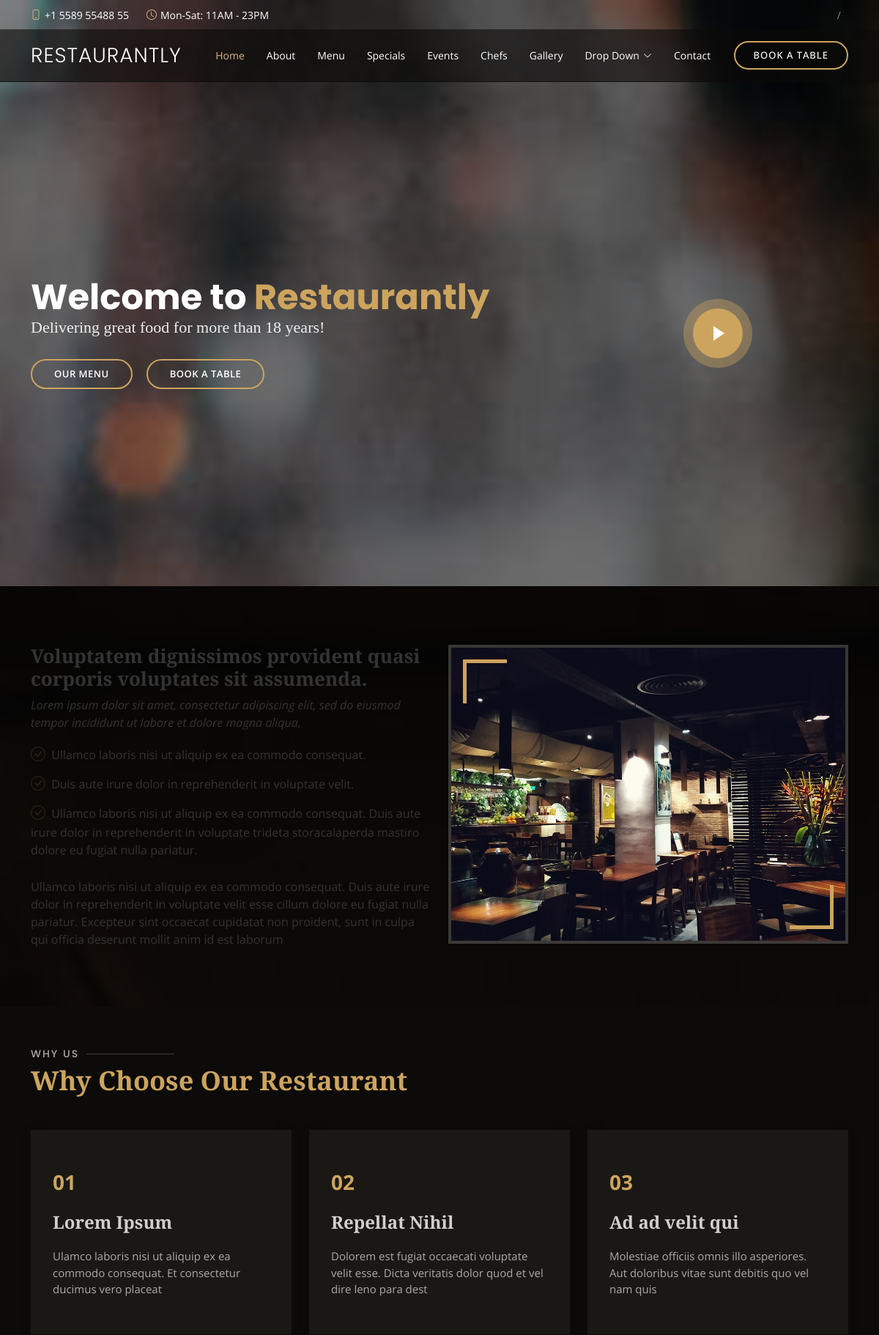
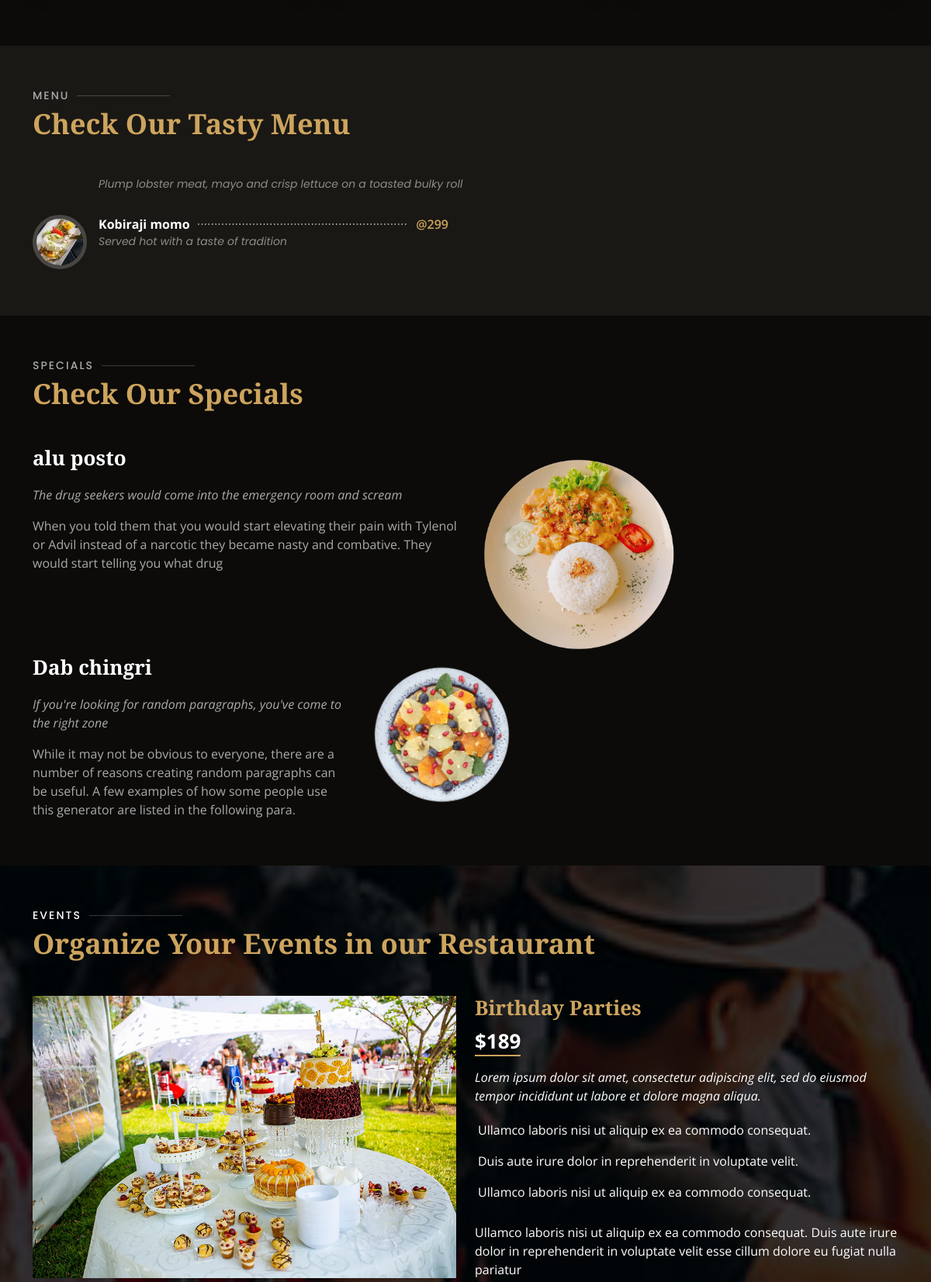
The page / (upper part) on the database its author committed (2 pictures, top to bottom).
### formapp/models.py (models this page shows, shortened)
class menu(models.Model):
    name = models.CharField(max_length=19)
    desc = models.TextField(max_length=50)
    img = models.ImageField(default="none",upload_to="menu_pics")
    price = models.CharField(max_length=10)

class specials(models.Model):
    id= models.IntegerField(primary_key=True)
    name = models.CharField(max_length=19)
    short_desc = models.TextField(max_length=70)
    big_desc = models.TextField(max_length=200)
    img = models.ImageField(default="none", upload_to="special_pics")

### RESTRA/views.py (the view)
# urls.py: path('',views.index,name='index'),
def index(request):
    menus = menu.objects.all()
    special_items = specials.objects.all()
    gallery_item = Gallery.objects.all()
    return render(request,'index.html',{"menu":menus,'special_items':special_items,'gallery_items':gallery_item})

### templates/index.html (shortened to what this page needs)
<!DOCTYPE html>
<html lang="en">
{% load static %}
<head>
  <link href="{% static 'assets/vendor/animate.css/animate.min.css' %}" rel="stylesheet">
  <link href="{% static 'assets/vendor/aos/aos.css' %}" rel="stylesheet">
  <link href="{% static 'assets/vendor/bootstrap/css/bootstrap.min.css' %}" rel="stylesheet">
  <link href="{% static 'assets/vendor/bootstrap-icons/bootstrap-icons.css' %}" rel="stylesheet">
  <link href="{% static 'assets/vendor/boxicons/css/boxicons.min.css' %}" rel="stylesheet">
  <link href="{% static 'assets/vendor/glightbox/css/glightbox.min.css' %}" rel="stylesheet">
  <link href="{% static 'assets/vendor/swiper/swiper-bundle.min.css' %}" rel="stylesheet">
  <link href="{% static 'assets/css/style.css' %}" rel="stylesheet">
</head>
<body>
  <div id="topbar" class="d-flex align-items-center fixed-top">
    <div class="container d-flex justify-content-center justify-content-md-between">
      <div class="contact-info d-flex align-items-center">
        <i class="bi bi-phone d-flex align-items-center"><span>+1 5589 55488 55</span></i>
        <i class="bi bi-clock d-flex align-items-center ms-4"><span> Mon-Sat: 11AM - 23PM</span></i>
      </div>
      <div class="languages d-none d-md-flex align-items-center">
        <ul>
          <li><a href="#"></a></li>
        </ul>
      </div>
    </div>
  </div>
  <header id="header" class="fixed-top d-flex align-items-cente">
    <div class="container-fluid container-xl d-flex align-items-center justify-content-lg-between">
      <h1 class="logo me-auto me-lg-0"><a href="{% static 'index.html' %}">Restaurantly</a></h1>
      <nav id="navbar" class="navbar order-last order-lg-0">
        <ul>
          <li><a class="nav-link scrollto active" href="#hero">Home</a></li>
          <li><a class="nav-link scrollto" href="#about">About</a></li>
          <li><a class="nav-link scrollto" href="#menu">Menu</a></li>
          <li><a class="nav-link scrollto" href="#specials">Specials</a></li>
          <li><a class="nav-link scrollto" href="#events">Events</a></li>
          <li><a class="nav-link scrollto" href="#chefs">Chefs</a></li>
          <li><a class="nav-link scrollto" href="#gallery">Gallery</a></li>
          <li class="dropdown"><a href="#"><span>Drop Down</span> <i class="bi bi-chevron-down"></i></a>
          </li>
          <li><a class="nav-link scrollto" href="#contact">Contact</a></li>
        </ul>
      </nav>
      <a href="#book-a-table" class="book-a-table-btn scrollto d-none d-lg-flex">Book a table</a>
    </div>
  </header>
  <section id="hero" class="d-flex align-items-center">
    <div class="container position-relative text-center text-lg-start" data-aos="zoom-in" data-aos-delay="100">
      <div class="row">
        <div class="col-lg-8">
          <h1>Welcome to <span>Restaurantly</span></h1>
          <h2>Delivering great food for more than 18 years!</h2>
          <div class="btns">
            <a href="#menu" class="btn-menu animated fadeInUp scrollto">Our Menu</a>
            <a href="#book-a-table" class="btn-book animated fadeInUp scrollto">Book a Table</a>
          </div>
        </div>
        <div class="col-lg-4 d-flex align-items-center justify-content-center position-relative" data-aos="zoom-in" data-aos-delay="200">
          <a href="https://www.youtube.com/watch?v=u6BOC7CDUTQ" class="glightbox play-btn"></a>
        </div>
      </div>
    </div>
  </section>
  <main id="main">
    <section id="about" class="about">
      <div class="container" data-aos="fade-up">
        <div class="row">
          <div class="col-lg-6 order-1 order-lg-2" data-aos="zoom-in" data-aos-delay="100">
            <div class="about-img">
              <img src="{% static 'assets/img/about.jpg' %}" alt="">
            </div>
          </div>
          <div class="col-lg-6 pt-4 pt-lg-0 order-2 order-lg-1 content">
            <h3>Voluptatem dignissimos provident quasi corporis voluptates sit assumenda.</h3>
            <p class="fst-italic">
              Lorem ipsum dolor sit amet, consectetur adipiscing elit, sed do eiusmod tempor incididunt ut labore et dolore
              magna aliqua.
            </p>
            <ul>
              <li><i class="bi bi-check-circle"></i> Ullamco laboris nisi ut aliquip ex ea commodo consequat.</li>
              <li><i class="bi bi-check-circle"></i> Duis aute irure dolor in reprehenderit in voluptate velit.</li>
              <li><i class="bi bi-check-circle"></i> Ullamco laboris nisi ut aliquip ex ea commodo consequat. Duis aute irure dolor in reprehenderit in voluptate trideta storacalaperda mastiro dolore eu fugiat nulla pariatur.</li>
            </ul>
            <p>
              Ullamco laboris nisi ut aliquip ex ea commodo consequat. Duis aute irure dolor in reprehenderit in voluptate
              velit esse cillum dolore eu fugiat nulla pariatur. Excepteur sint occaecat cupidatat non proident, sunt in
              culpa qui officia deserunt mollit anim id est laborum
            </p>
          </div>
        </div>
      </div>
    </section>
    <section id="why-us" class="why-us">
      <div class="container" data-aos="fade-up">
        <div class="section-title">
          <h2>Why Us</h2>
          <p>Why Choose Our Restaurant</p>
        </div>
        <div class="row">
          <div class="col-lg-4">
            <div class="box" data-aos="zoom-in" data-aos-delay="100">
              <span>01</span>
              <h4>Lorem Ipsum</h4>
              <p>Ulamco laboris nisi ut aliquip ex ea commodo consequat. Et consectetur ducimus vero placeat</p>
            </div>
          </div>
          <div class="col-lg-4 mt-4 mt-lg-0">
            <div class="box" data-aos="zoom-in" data-aos-delay="200">
              <span>02</span>
              <h4>Repellat Nihil</h4>
              <p>Dolorem est fugiat occaecati voluptate velit esse. Dicta veritatis dolor quod et vel dire leno para dest</p>
            </div>
          </div>
          <div class="col-lg-4 mt-4 mt-lg-0">
            <div class="box" data-aos="zoom-in" data-aos-delay="300">
              <span>03</span>
              <h4> Ad ad velit qui</h4>
              <p>Molestiae officiis omnis illo asperiores. Aut doloribus vitae sunt debitis quo vel nam quis</p>
            </div>
          </div>
        </div>
      </div>
    </section>
    <section id="menu" class="menu section-bg">
      <div class="container" data-aos="fade-up">
        <div class="section-title">
          <h2>Menu</h2>
          <p>Check Our Tasty Menu</p>
        </div>
{% for item in menu %}
        <div class="row menu-container" data-aos="fade-up" data-aos-delay="200">
          <div class="col-lg-6 menu-item filter-starters">
            <img src="{{item.img.url}}" class="menu-img" alt="">
            <div class="menu-content">
              <a href="#">{{item.name}}</a><span>@{{item.price}}</span>
            </div>
            <div class="menu-ingredients">
              {{item.desc}}
            </div>
          </div>
          {% endfor %}
            <div class="menu-ingredients">
              Plump lobster meat, mayo and crisp lettuce on a toasted bulky roll
            </div>
          </div>
        </div>
    </section>
    <section id="specials" class="specials">
      <div class="container" data-aos="fade-up">
        <div class="section-title">
          <h2>Specials</h2>
          <p>Check Our Specials</p>
        </div>
{% for item in special_items %}
          <div class="col-lg-9 mt-4 mt-lg-0">
            <div class="tab-content">
              <div class="tab-pane active show" id="tab-{{item.id}}">
                <div class="row">
                  <div class="col-lg-8 details order-2 order-lg-1">
                    <h3>{{item.name}}</h3>
                    <p class="fst-italic">{{item.short_desc}}</p>
                    <p>{{item.big_desc}}</p>
                  </div>
                  <div class="col-lg-4 text-center order-1 order-lg-2">
                    <img src="{{item.img.url}}" alt="" class="img-fluid">
                  </div>
                </div>
              </div>
              {% endfor %}
            </div>
          </div>
        </div>
    </section>
    <section id="events" class="events">
      <div class="container" data-aos="fade-up">
        <div class="section-title">
          <h2>Events</h2>
          <p>Organize Your Events in our Restaurant</p>
        </div>
        <div class="events-slider swiper" data-aos="fade-up" data-aos-delay="100">
          <div class="swiper-wrapper">
            <div class="swiper-slide">
              <div class="row event-item">
                <div class="col-lg-6">
                  <img src="{% static 'assets/img/event-birthday.jpg' %}" class="img-fluid" alt="">
                </div>
                <div class="col-lg-6 pt-4 pt-lg-0 content">
                  <h3>Birthday Parties</h3>
                  <div class="price">
                    <p><span>$189</span></p>
                  </div>
                  <p class="fst-italic">
                    Lorem ipsum dolor sit amet, consectetur adipiscing elit, sed do eiusmod tempor incididunt ut labore et dolore
                    magna aliqua.
                  </p>
                  <ul>
                    <li><i class="bi bi-check-circled"></i> Ullamco laboris nisi ut aliquip ex ea commodo consequat.</li>
                    <li><i class="bi bi-check-circled"></i> Duis aute irure dolor in reprehenderit in voluptate velit.</li>
                    <li><i class="bi bi-check-circled"></i> Ullamco laboris nisi ut aliquip ex ea commodo consequat.</li>
                  </ul>
                  <p>
                    Ullamco laboris nisi ut aliquip ex ea commodo consequat. Duis aute irure dolor in reprehenderit in voluptate
                    velit esse cillum dolore eu fugiat nulla pariatur
                  </p>
                </div>
              </div>
            </div>
            <div class="swiper-slide">
              <div class="row event-item">
                <div class="col-lg-6">
                </div>
              </div>
            </div>
            <div class="swiper-slide">
              <div class="row event-item">
                <div class="col-lg-6 pt-4 pt-lg-0 content">
                </div>
              </div>
            </div>
          </div>
        </div>
      </div>
    </section>
  </main>
</body>
</html>

### rows shown on the page
menu: img (picture), name "Kobiraji momo", price "299", desc "Served hot with a taste of tradition"
specials: name "alu posto", short_desc "The drug seekers would come into the emergency room and scream", big_desc "When you told them that you would start elevating their pain with Tylenol or Advil instead of a narcotic they became nasty and combative. They would start telling you what drug", img (picture)
specials: name "Dab chingri", short_desc "If you're looking for random paragraphs, you've come to the right zone", big_desc "While it may not be obvious to everyone, there are a number of reasons creating random paragraphs can be useful. A few examples of how some people use this generator are listed in the following para.", img (picture)
